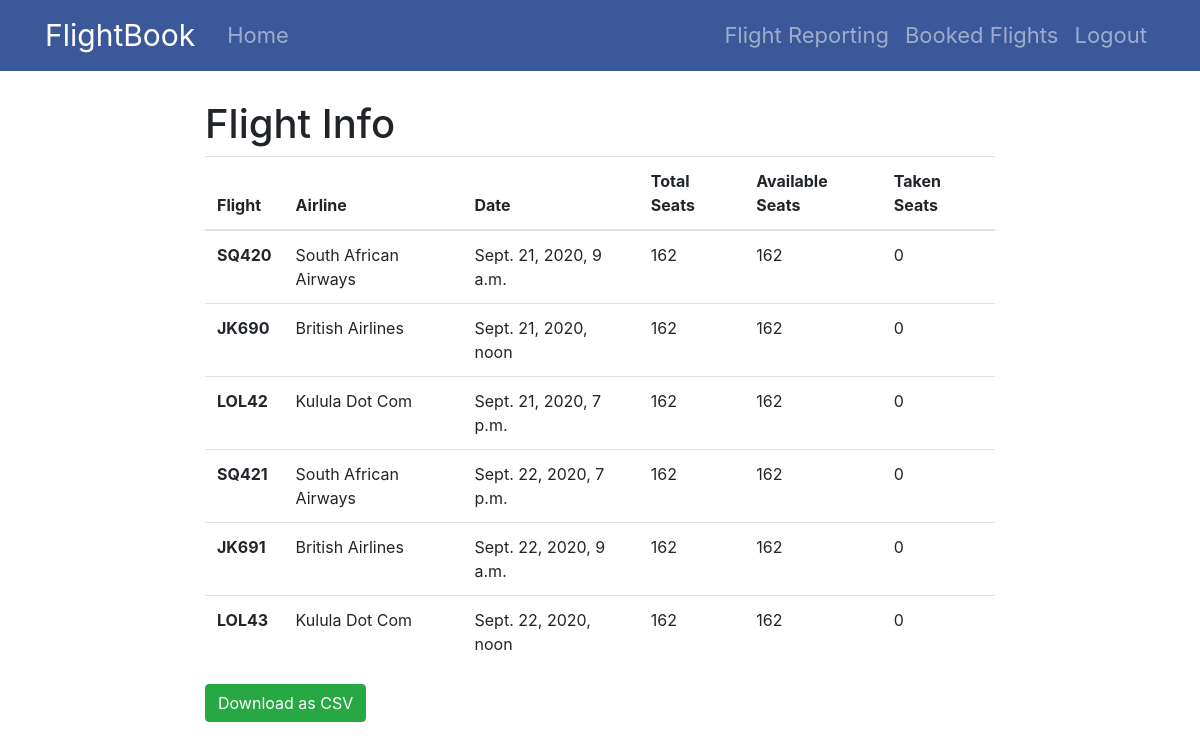
Page /management/report/ (signed in) on the earlier database version.
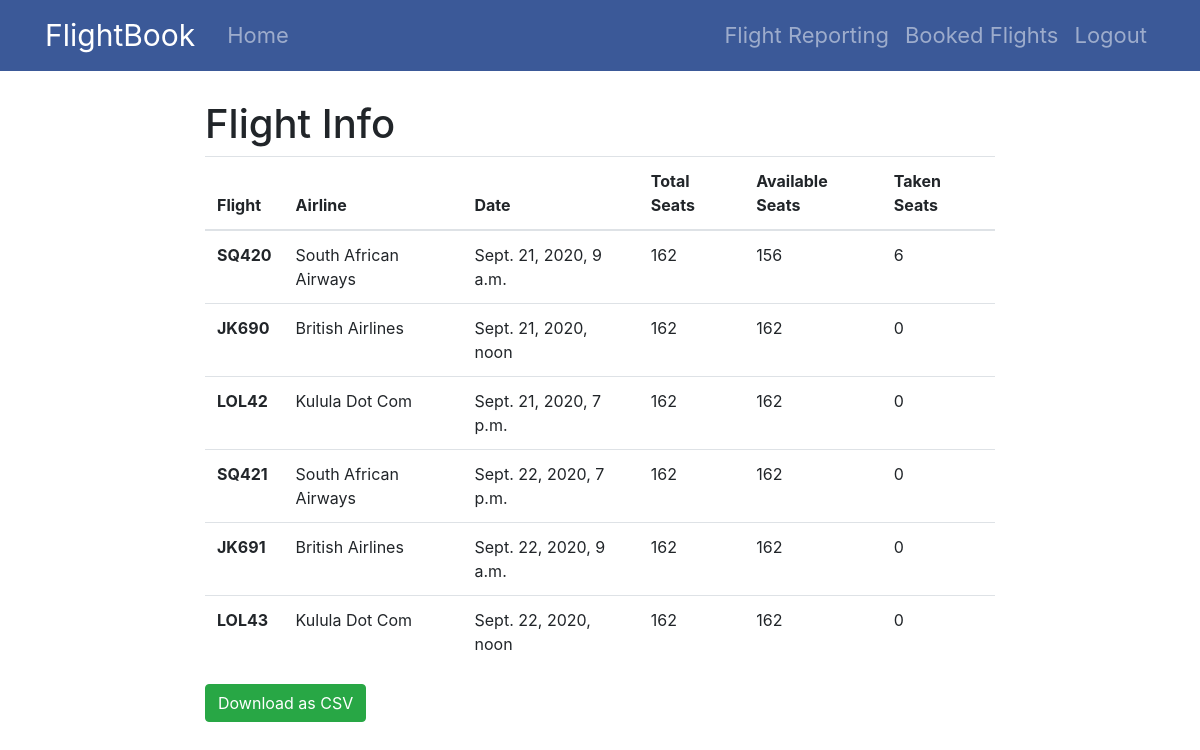
Same page on the later database version.
### booking/models.py (models this page shows)
class Flight(models.Model):
    flightNo = models.CharField(max_length=5)
    airline = models.CharField(max_length=100)
    seatsAvailable = models.IntegerField()
    departureLocation = models.CharField(max_length=100)
    arrivalLocation = models.CharField(max_length=100)
    flightDateTime = models.DateTimeField()
    flightDuration = models.CharField(max_length=20)
    departureTerminal = models.CharField(max_length=3)
    planeID = models.ForeignKey(Plane, on_delete=models.CASCADE)
    economyCost = models.DecimalField(default=0, decimal_places=2, max_digits=12)
    businessCost = models.DecimalField(default=0, decimal_places=2, max_digits=12)
    firstCost = models.DecimalField(default=0, decimal_places=2, max_digits=12)

### management/views.py (the view, shortened to what this page needs)
# urls.py: path('report/', views.FlightInfo.as_view(), name='report'),
class FlightInfo(ListView):
    template_name = 'management/management_list.html'
    model = Flight
    context_object_name = 'flights'
    ordering = ['flightDateTime']
    def get_context_data(self, **kwargs):
        context = super().get_context_data(**kwargs)
        a = []
        c = []
        for flight in Flight.objects.all():
            numseats = flight.planeID.seatsAvailable
            c.append(numseats)
            a.append(numseats - flight.seatsAvailable)
        b = Flight.objects.all()
        context['triinfo'] = zip(a,b,c)
        return context

### management/templates/management/management_list.html
{% extends "main/base.html" %}
{% block content %}
    {% if user.is_staff %}
    <h1>Flight Info</h1>
    <table class="table">
        <thead>
            <tr>
                <th scope="col">Flight</th>
                <th scope="col">Airline</th>
                <th scope="col">Date</th>
                <th scope="col">Total Seats</th>
                <th scope="col">Available Seats</th>
                <th scope="col">Taken Seats</th>
            </tr>
        </thead>
        <tbody>
            {% for seats,flight,totalseats in triinfo%}
                <tr>
                    <th scope="row">{{ flight.flightNo }}</th>
                    <td>{{ flight.airline }}</td>
                    <td>{{ flight.flightDateTime }}</td>
                    <td>{{ totalseats }}</td>
                    <td>{{ flight.seatsAvailable }}</td>
                    <td>{{seats}}</td>
                </tr>
            {% endfor %}
        </tbody>
    </table>
    <td><a href="{% url 'downloadinfo' %}"><button type="button" class="btn btn-success">Download as CSV</button></a></td>
    {% else %}
        <h1>You do not have the required credentials to view this page</h1>
    {% endif%}
{% endblock content %}

Differences in the rows shown:
changed Flight "SQ420": seatsAvailable "162" → "156"; seats "0" → "6"
